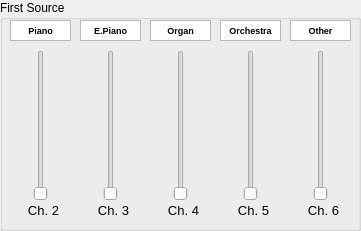
   <widget class="QGroupBox" name="groupBox">
    <property name="geometry">
     <rect>
      <x>10</x>
      <y>350</y>
      <width>361</width>
      <height>231</height>
     </rect>
    </property>
    <property name="font">
     <font>
      <pointsize>9</pointsize>
     </font>
    </property>
    <property name="title">
     <string>First Source</string>
    </property>
    <widget class="QSlider" name="Slider_1_1">
     <property name="geometry">
      <rect>
       <x>30</x>
       <y>50</y>
       <width>22</width>
       <height>151</height>
      </rect>
     </property>
     <property name="maximum">
      <number>127</number>
     </property>
     <property name="orientation">
      <enum>Qt::Vertical</enum>
     </property>
    </widget>
    <widget class="QSlider" name="Slider_1_2">
     <property name="geometry">
      <rect>
       <x>100</x>
       <y>50</y>
       <width>22</width>
       <height>151</height>
      </rect>
     </property>
     <property name="maximum">
      <number>127</number>
     </property>
     <property name="orientation">
      <enum>Qt::Vertical</enum>
     </property>
    </widget>
    <widget class="QSlider" name="Slider_1_3">
     <property name="geometry">
      <rect>
       <x>170</x>
       <y>50</y>
       <width>22</width>
       <height>151</height>
      </rect>
     </property>
     <property name="maximum">
      <number>127</number>
     </property>
     <property name="orientation">
      <enum>Qt::Vertical</enum>
     </property>
    </widget>
    <widget class="QSlider" name="Slider_1_4">
     <property name="geometry">
      <rect>
       <x>240</x>
       <y>50</y>
       <width>22</width>
       <height>151</height>
      </rect>
     </property>
     <property name="maximum">
      <number>127</number>
     </property>
     <property name="orientation">
      <enum>Qt::Vertical</enum>
     </property>
    </widget>
    <widget class="QSlider" name="Slider_1_5">
     <property name="geometry">
      <rect>
       <x>310</x>
       <y>50</y>
       <width>22</width>
       <height>151</height>
      </rect>
     </property>
     <property name="maximum">
      <number>127</number>
     </property>
     <property name="orientation">
      <enum>Qt::Vertical</enum>
     </property>
    </widget>
    <widget class="QLabel" name="label_14">
     <property name="geometry">
      <rect>
       <x>20</x>
       <y>200</y>
       <width>47</width>
       <height>21</height>
      </rect>
     </property>
     <property name="font">
      <font>
       <pointsize>10</pointsize>
      </font>
     </property>
     <property name="text">
      <string>Ch. 2</string>
     </property>
     <property name="alignment">
      <set>Qt::AlignCenter</set>
     </property>
    </widget>
    <widget class="QLabel" name="label_15">
     <property name="geometry">
      <rect>
       <x>90</x>
       <y>200</y>
       <width>47</width>
       <height>21</height>
      </rect>
     </property>
     <property name="font">
      <font>
       <pointsize>10</pointsize>
      </font>
     </property>
     <property name="text">
      <string>Ch. 3</string>
     </property>
     <property name="alignment">
      <set>Qt::AlignCenter</set>
     </property>
    </widget>
    <widget class="QLabel" name="label_16">
     <property name="geometry">
      <rect>
       <x>160</x>
       <y>200</y>
       <width>47</width>
       <height>21</height>
      </rect>
     </property>
     <property name="font">
      <font>
       <pointsize>10</pointsize>
      </font>
     </property>
     <property name="text">
      <string>Ch. 4</string>
     </property>
     <property name="alignment">
      <set>Qt::AlignCenter</set>
     </property>
    </widget>
    <widget class="QLabel" name="label_17">
     <property name="geometry">
      <rect>
       <x>230</x>
       <y>200</y>
       <width>47</width>
       <height>21</height>
      </rect>
     </property>
     <property name="font">
      <font>
       <pointsize>10</pointsize>
      </font>
     </property>
     <property name="text">
      <string>Ch. 5</string>
     </property>
     <property name="alignment">
      <set>Qt::AlignCenter</set>
     </property>
    </widget>
    <widget class="QLabel" name="label_18">
     <property name="geometry">
      <rect>
       <x>300</x>
       <y>200</y>
       <width>47</width>
       <height>21</height>
      </rect>
     </property>
     <property name="font">
      <font>
       <pointsize>10</pointsize>
      </font>
     </property>
     <property name="text">
      <string>Ch. 6</string>
     </property>
     <property name="alignment">
      <set>Qt::AlignCenter</set>
     </property>
    </widget>
    <widget class="QTextEdit" name="textEdit">
     <property name="geometry">
      <rect>
       <x>10</x>
       <y>20</y>
       <width>61</width>
       <height>21</height>
      </rect>
     </property>
     <property name="font">
      <font>
       <pointsize>7</pointsize>
       <weight>75</weight>
       <bold>true</bold>
      </font>
     </property>
     <property name="html">
      <string>&lt;!DOCTYPE HTML PUBLIC &quot;-//W3C//DTD HTML 4.0//EN&quot; &quot;http://www.w3.org/TR/REC-html40/strict.dtd&quot;&gt;
&lt;html&gt;&lt;head&gt;&lt;meta name=&quot;qrichtext&quot; content=&quot;1&quot; /&gt;&lt;style type=&quot;text/css&quot;&gt;
p, li { white-space: pre-wrap; }
&lt;/style&gt;&lt;/head&gt;&lt;body style=&quot; font-family:'MS Shell Dlg 2'; font-size:7pt; font-weight:600; font-style:normal;&quot;&gt;
&lt;p align=&quot;center&quot; style=&quot; margin-top:0px; margin-bottom:0px; margin-left:0px; margin-right:0px; -qt-block-indent:0; text-indent:0px;&quot;&gt;Piano&lt;/p&gt;&lt;/body&gt;&lt;/html&gt;</string>
     </property>
    </widget>
    <widget class="QTextEdit" name="textEdit_2">
     <property name="geometry">
      <rect>
       <x>80</x>
       <y>20</y>
       <width>61</width>
       <height>21</height>
      </rect>
     </property>
     <property name="font">
      <font>
       <pointsize>7</pointsize>
       <weight>75</weight>
       <bold>true</bold>
      </font>
     </property>
     <property name="html">
      <string>&lt;!DOCTYPE HTML PUBLIC &quot;-//W3C//DTD HTML 4.0//EN&quot; &quot;http://www.w3.org/TR/REC-html40/strict.dtd&quot;&gt;
&lt;html&gt;&lt;head&gt;&lt;meta name=&quot;qrichtext&quot; content=&quot;1&quot; /&gt;&lt;style type=&quot;text/css&quot;&gt;
p, li { white-space: pre-wrap; }
&lt;/style&gt;&lt;/head&gt;&lt;body style=&quot; font-family:'MS Shell Dlg 2'; font-size:7pt; font-weight:600; font-style:normal;&quot;&gt;
&lt;p align=&quot;center&quot; style=&quot; margin-top:0px; margin-bottom:0px; margin-left:0px; margin-right:0px; -qt-block-indent:0; text-indent:0px;&quot;&gt;E.Piano&lt;/p&gt;&lt;/body&gt;&lt;/html&gt;</string>
     </property>
    </widget>
    <widget class="QTextEdit" name="textEdit_3">
     <property name="geometry">
      <rect>
       <x>150</x>
       <y>20</y>
       <width>61</width>
       <height>21</height>
      </rect>
     </property>
     <property name="font">
      <font>
       <pointsize>7</pointsize>
       <weight>75</weight>
       <bold>true</bold>
      </font>
     </property>
     <property name="html">
      <string>&lt;!DOCTYPE HTML PUBLIC &quot;-//W3C//DTD HTML 4.0//EN&quot; &quot;http://www.w3.org/TR/REC-html40/strict.dtd&quot;&gt;
&lt;html&gt;&lt;head&gt;&lt;meta name=&quot;qrichtext&quot; content=&quot;1&quot; /&gt;&lt;style type=&quot;text/css&quot;&gt;
p, li { white-space: pre-wrap; }
&lt;/style&gt;&lt;/head&gt;&lt;body style=&quot; font-family:'MS Shell Dlg 2'; font-size:7pt; font-weight:600; font-style:normal;&quot;&gt;
&lt;p align=&quot;center&quot; style=&quot; margin-top:0px; margin-bottom:0px; margin-left:0px; margin-right:0px; -qt-block-indent:0; text-indent:0px;&quot;&gt;Organ&lt;/p&gt;&lt;/body&gt;&lt;/html&gt;</string>
     </property>
    </widget>
    <widget class="QTextEdit" name="textEdit_4">
     <property name="geometry">
      <rect>
       <x>220</x>
       <y>20</y>
       <width>61</width>
       <height>21</height>
      </rect>
     </property>
     <property name="font">
      <font>
       <pointsize>7</pointsize>
       <weight>75</weight>
       <bold>true</bold>
      </font>
     </property>
     <property name="html">
      <string>&lt;!DOCTYPE HTML PUBLIC &quot;-//W3C//DTD HTML 4.0//EN&quot; &quot;http://www.w3.org/TR/REC-html40/strict.dtd&quot;&gt;
&lt;html&gt;&lt;head&gt;&lt;meta name=&quot;qrichtext&quot; content=&quot;1&quot; /&gt;&lt;style type=&quot;text/css&quot;&gt;
p, li { white-space: pre-wrap; }
&lt;/style&gt;&lt;/head&gt;&lt;body style=&quot; font-family:'MS Shell Dlg 2'; font-size:7pt; font-weight:600; font-style:normal;&quot;&gt;
&lt;p align=&quot;center&quot; style=&quot; margin-top:0px; margin-bottom:0px; margin-left:0px; margin-right:0px; -qt-block-indent:0; text-indent:0px;&quot;&gt;Orchestra&lt;/p&gt;&lt;/body&gt;&lt;/html&gt;</string>
     </property>
    </widget>
    <widget class="QTextEdit" name="textEdit_5">
     <property name="geometry">
      <rect>
       <x>290</x>
       <y>20</y>
       <width>61</width>
       <height>21</height>
      </rect>
     </property>
     <property name="font">
      <font>
       <pointsize>7</pointsize>
       <weight>75</weight>
       <bold>true</bold>
      </font>
     </property>
     <property name="html">
      <string>&lt;!DOCTYPE HTML PUBLIC &quot;-//W3C//DTD HTML 4.0//EN&quot; &quot;http://www.w3.org/TR/REC-html40/strict.dtd&quot;&gt;
&lt;html&gt;&lt;head&gt;&lt;meta name=&quot;qrichtext&quot; content=&quot;1&quot; /&gt;&lt;style type=&quot;text/css&quot;&gt;
p, li { white-space: pre-wrap; }
&lt;/style&gt;&lt;/head&gt;&lt;body style=&quot; font-family:'MS Shell Dlg 2'; font-size:7pt; font-weight:600; font-style:normal;&quot;&gt;
&lt;p align=&quot;center&quot; style=&quot; margin-top:0px; margin-bottom:0px; margin-left:0px; margin-right:0px; -qt-block-indent:0; text-indent:0px;&quot;&gt;Other&lt;/p&gt;&lt;/body&gt;&lt;/html&gt;</string>
     </property>
    </widget>
   </widget>
